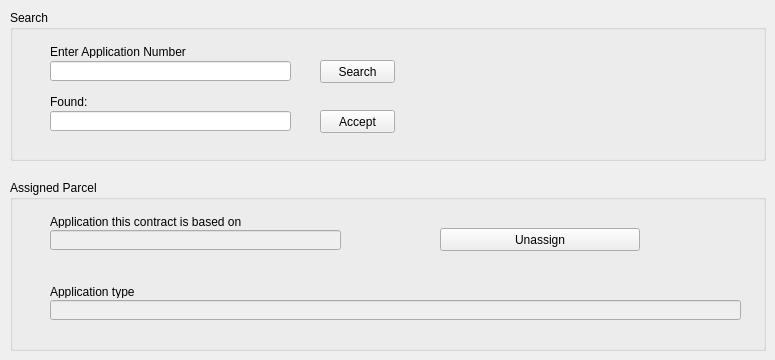
   <widget class="QWidget" name="tab">
    <attribute name="title">
     <string>Application</string>
    </attribute>
    <widget class="QGroupBox" name="application_groupbox">
     <property name="geometry">
      <rect>
       <x>10</x>
       <y>10</y>
       <width>756</width>
       <height>151</height>
      </rect>
     </property>
     <property name="title">
      <string>Search</string>
     </property>
     <widget class="QLineEdit" name="enter_application_num_edit">
      <property name="geometry">
       <rect>
        <x>40</x>
        <y>51</y>
        <width>241</width>
        <height>20</height>
       </rect>
      </property>
     </widget>
     <widget class="QLineEdit" name="found_edit">
      <property name="geometry">
       <rect>
        <x>40</x>
        <y>101</y>
        <width>241</width>
        <height>20</height>
       </rect>
      </property>
     </widget>
     <widget class="QPushButton" name="search_button">
      <property name="geometry">
       <rect>
        <x>310</x>
        <y>50</y>
        <width>75</width>
        <height>23</height>
       </rect>
      </property>
      <property name="text">
       <string>Search</string>
      </property>
     </widget>
     <widget class="QPushButton" name="accept_button">
      <property name="geometry">
       <rect>
        <x>310</x>
        <y>100</y>
        <width>75</width>
        <height>23</height>
       </rect>
      </property>
      <property name="text">
       <string>Accept</string>
      </property>
     </widget>
     <widget class="QLabel" name="label_2">
      <property name="geometry">
       <rect>
        <x>40</x>
        <y>35</y>
        <width>250</width>
        <height>13</height>
       </rect>
      </property>
      <property name="text">
       <string>Enter Application Number</string>
      </property>
     </widget>
     <widget class="QLabel" name="label_37">
      <property name="geometry">
       <rect>
        <x>40</x>
        <y>85</y>
        <width>250</width>
        <height>13</height>
       </rect>
      </property>
      <property name="text">
       <string>Found:</string>
      </property>
     </widget>
    </widget>
    <widget class="QGroupBox" name="groupBox_16">
     <property name="geometry">
      <rect>
       <x>10</x>
       <y>180</y>
       <width>756</width>
       <height>171</height>
      </rect>
     </property>
     <property name="title">
      <string>Assigned Parcel</string>
     </property>
     <widget class="QLineEdit" name="application_this_contract_based_edit">
      <property name="enabled">
       <bool>false</bool>
      </property>
      <property name="geometry">
       <rect>
        <x>40</x>
        <y>50</y>
        <width>291</width>
        <height>20</height>
       </rect>
      </property>
     </widget>
     <widget class="QPushButton" name="unassign_button">
      <property name="geometry">
       <rect>
        <x>430</x>
        <y>48</y>
        <width>200</width>
        <height>23</height>
       </rect>
      </property>
      <property name="text">
       <string>Unassign</string>
      </property>
     </widget>
     <widget class="QLabel" name="label_31">
      <property name="geometry">
       <rect>
        <x>40</x>
        <y>35</y>
        <width>259</width>
        <height>13</height>
       </rect>
      </property>
      <property name="text">
       <string>Application this contract is based on</string>
      </property>
     </widget>
     <widget class="QLineEdit" name="application_type_edit">
      <property name="enabled">
       <bool>false</bool>
      </property>
      <property name="geometry">
       <rect>
        <x>40</x>
        <y>120</y>
        <width>691</width>
        <height>20</height>
       </rect>
      </property>
     </widget>
     <widget class="QLabel" name="label_40">
      <property name="geometry">
       <rect>
        <x>40</x>
        <y>105</y>
        <width>259</width>
        <height>13</height>
       </rect>
      </property>
      <property name="text">
       <string>Application type</string>
      </property>
     </widget>
    </widget>
   </widget>
